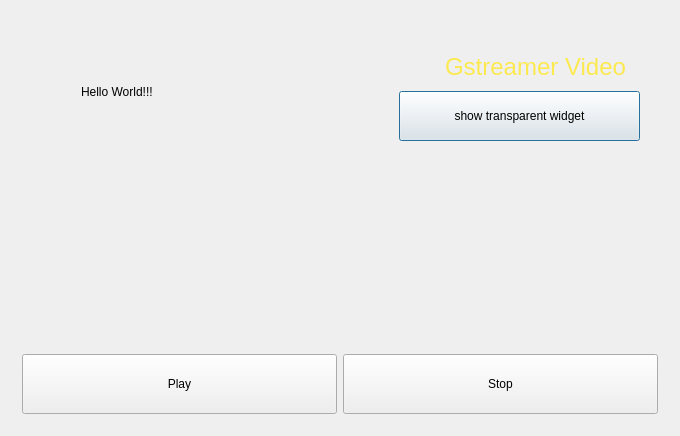
<?xml version="1.0" encoding="UTF-8"?>
<ui version="4.0">
 <class>Dialog</class>
 <widget class="QDialog" name="Dialog">
  <property name="geometry">
   <rect>
    <x>0</x>
    <y>0</y>
    <width>680</width>
    <height>436</height>
   </rect>
  </property>
  <property name="windowTitle">
   <string>Dialog</string>
  </property>
  <layout class="QVBoxLayout" name="verticalLayout" stretch="9,1">
   <item>
    <widget class="QWidget" name="widget_bg" native="true">
     <widget class="QWidget" name="widget_gst_video" native="true">
      <property name="geometry">
       <rect>
        <x>120</x>
        <y>50</y>
        <width>320</width>
        <height>240</height>
       </rect>
      </property>
      <property name="minimumSize">
       <size>
        <width>320</width>
        <height>240</height>
       </size>
      </property>
      <property name="maximumSize">
       <size>
        <width>320</width>
        <height>240</height>
       </size>
      </property>
     </widget>
     <widget class="QWidget" name="widget_over" native="true">
      <property name="geometry">
       <rect>
        <x>369</x>
        <y>10</y>
        <width>281</width>
        <height>131</height>
       </rect>
      </property>
      <property name="styleSheet">
       <string notr="true"/>
      </property>
      <widget class="QPushButton" name="pushButton_video">
       <property name="geometry">
        <rect>
         <x>19</x>
         <y>70</y>
         <width>241</width>
         <height>50</height>
        </rect>
       </property>
       <property name="minimumSize">
        <size>
         <width>100</width>
         <height>50</height>
        </size>
       </property>
       <property name="text">
        <string>show transparent widget</string>
       </property>
      </widget>
      <widget class="QLabel" name="label_video">
       <property name="geometry">
        <rect>
         <x>30</x>
         <y>30</y>
         <width>251</width>
         <height>31</height>
        </rect>
       </property>
       <property name="styleSheet">
        <string notr="true">color: rgb(252, 233, 79);
font: 18pt;
</string>
       </property>
       <property name="text">
        <string>Gstreamer Video</string>
       </property>
       <property name="alignment">
        <set>Qt::AlignCenter</set>
       </property>
      </widget>
     </widget>
     <widget class="QLabel" name="label_hello">
      <property name="geometry">
       <rect>
        <x>70</x>
        <y>60</y>
        <width>131</width>
        <height>41</height>
       </rect>
      </property>
      <property name="text">
       <string>Hello World!!!</string>
      </property>
     </widget>
    </widget>
   </item>
   <item>
    <widget class="QWidget" name="widget_btns" native="true">
     <layout class="QHBoxLayout" name="horizontalLayout">
      <item>
       <widget class="QPushButton" name="pushButton_play">
        <property name="minimumSize">
         <size>
          <width>0</width>
          <height>60</height>
         </size>
        </property>
        <property name="text">
         <string>Play</string>
        </property>
       </widget>
      </item>
      <item>
       <widget class="QPushButton" name="pushButton_stop">
        <property name="minimumSize">
         <size>
          <width>0</width>
          <height>60</height>
         </size>
        </property>
        <property name="text">
         <string>Stop</string>
        </property>
       </widget>
      </item>
     </layout>
    </widget>
   </item>
  </layout>
 </widget>
 <layoutdefault spacing="6" margin="11"/>
 <resources/>
 <connections/>
</ui>
